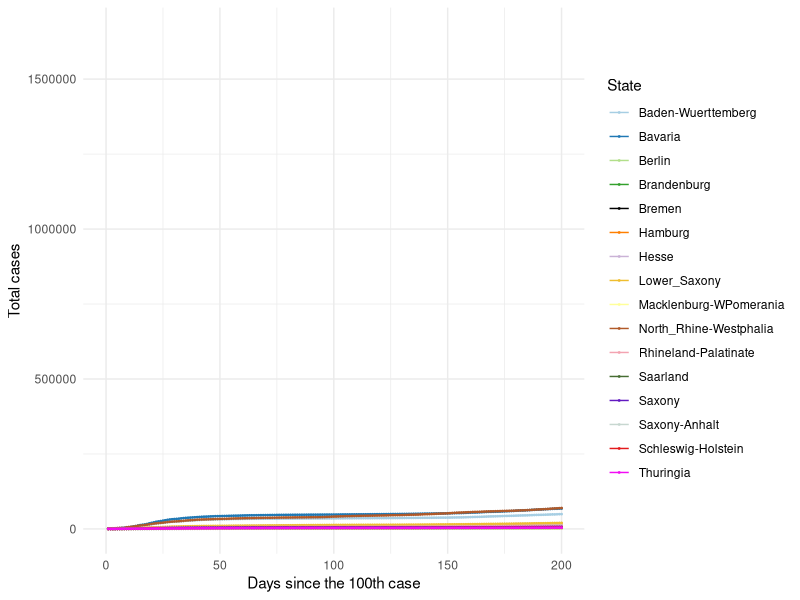
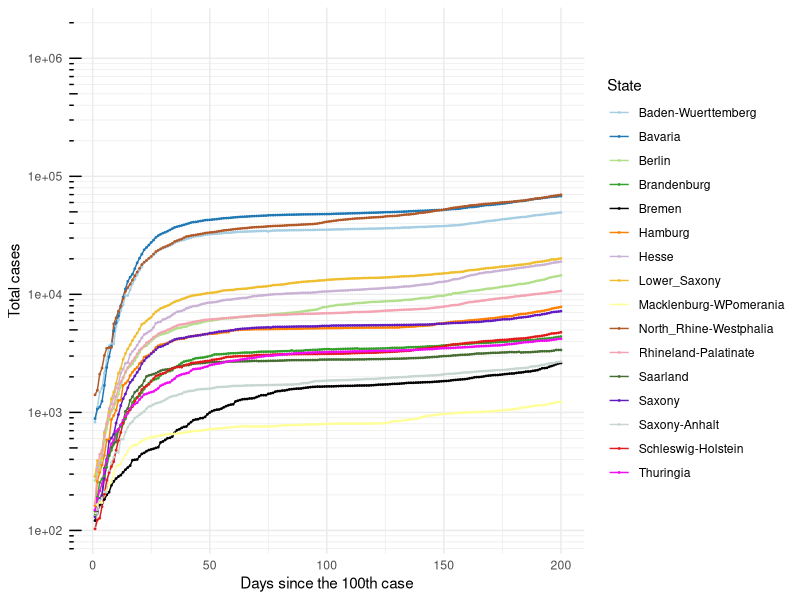
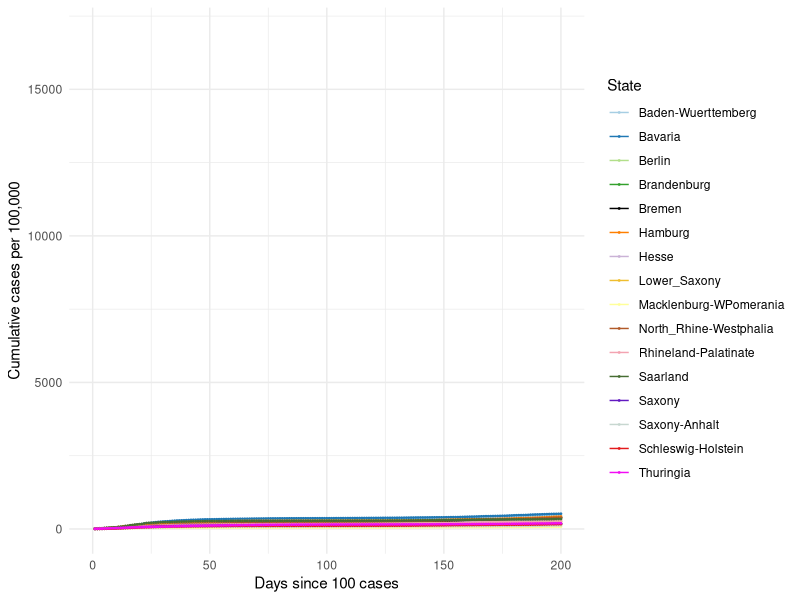
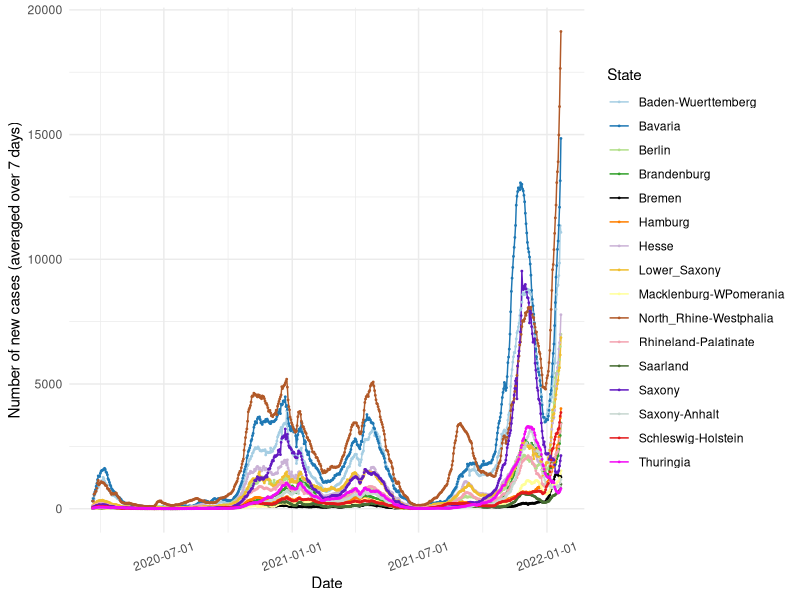
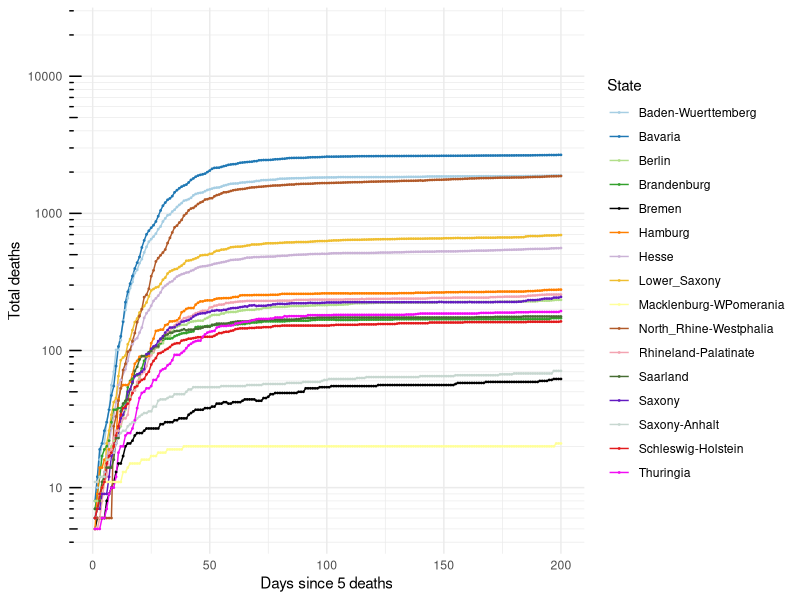
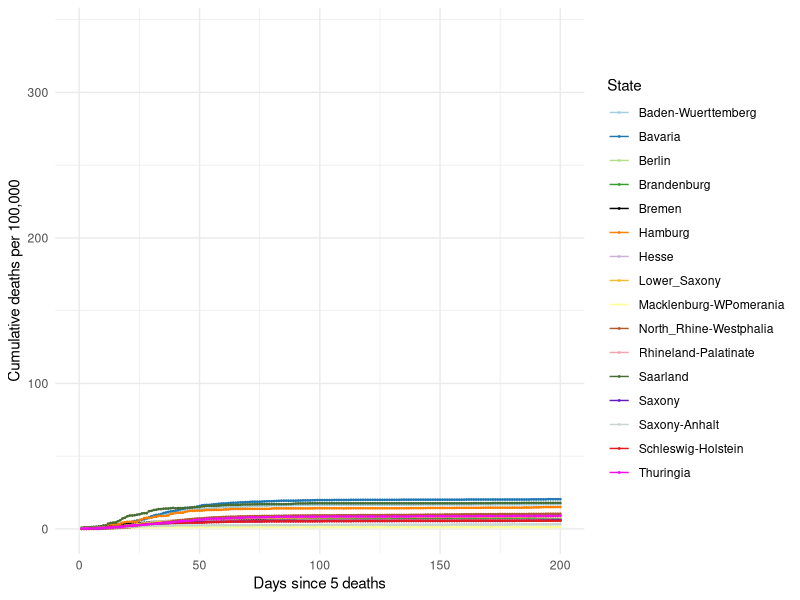
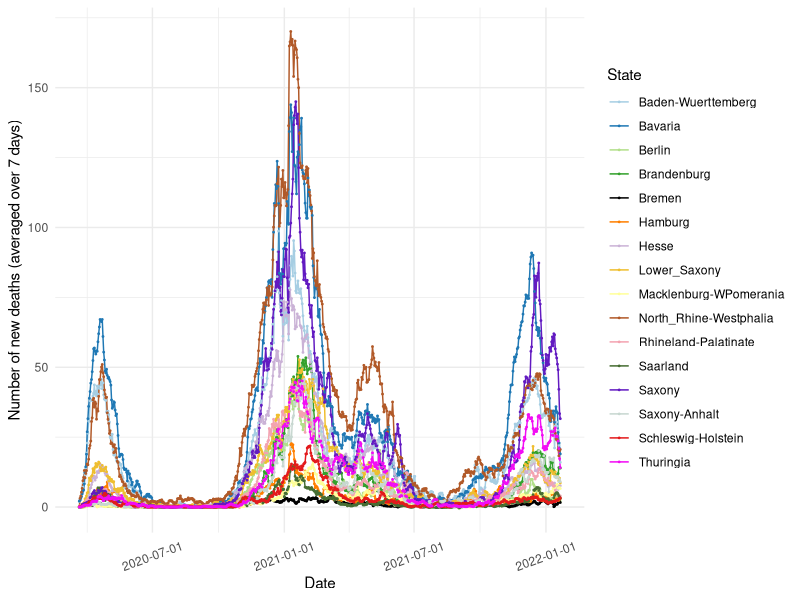

These figures' R source, in order:
## ---- chunk 1

knitr::opts_chunk$set(echo=TRUE, collapse = TRUE)

libload<-function(...) {
    libs<-unlist(list(...))
    req<-unlist(lapply(libs,require,character.only=TRUE))
    need<-libs[req==FALSE]
    if(length(need)>0){ 
        install.packages(need, repos = "https://ftp.fau.de/cran/")
        lapply(need, require, character.only=TRUE)
    }
}
packages <- c("data.table", "ggplot2", "dplyr", "stats", "RColorBrewer", "readr", "here", "scales")
libload(packages)


`%notin%` <- function(x,y) !(x %in% y) 
cumulative.cases <- read_csv(here("static", "data", "Germany10States.csv"))
germany.16states <- read_csv(here("static", "data", "Germany16States.csv"))

colors16 <- c('#A6CEE3', '#1F78B4', '#B2DF8A', '#33A02C',
              '#000000', '#FF7F00', '#CAB2D6', 
              '#EFBE2F', '#FFFF99', '#B15928', '#F3A3B1', '#466D32',
              '#621AC1', '#C7D7D0', '#E31A1C','#F20CF4', '#123456')

## ---- chunk 2

## 16 States with the highest cumulative cases ##
#################################################

#states.filter <- cumulative.cases[cumulative.cases$Days_100 > 0,]
#states.sel <- unique(states.filter$State)

# Choose all the data points for the selected countries starting from Days_100 > 0
#states.final <- cumulative.cases[cumulative.cases$Days_100 > 0,]
states.final <- germany.16states[germany.16states$Days_100 > 0,]

# Plot 1 == Linear scale for total number of cases
cum.plot <- ggplot(data=states.final, aes(x=Days_100, y=Total_Cases, group=State, color=State)) +
            geom_line() + geom_point(size = 0.3) +     
          #  scale_color_brewer(palette = 'Paired') + 
            scale_colour_manual(name= "State", values= colors16) +
            scale_x_continuous('Days since the 100th case', limits=c(0,200)) + 
            scale_y_continuous("Total cases") + 
            #ggtitle('Linear scale') +
            theme_minimal()

print(cum.plot) 

## ---- chunk 3

## Logarithmic scale ##
#######################

base_breaks <- function(n = 10){
  function(x) {
    axisTicks(log10(range(x, na.rm = TRUE)), log = TRUE, n = n)
  }
}

logbreaks <- 10^(-10:10)
logminor_breaks <- rep(1:9, 21)*(10^rep(-10:10, each=9))

cum.plot2 <- ggplot(data=states.final, aes(x=Days_100, y=Total_Cases, group=State, color=State)) +
             geom_line() + geom_point(size=0.3) + 
          #   scale_color_brewer(palette = 'Paired') +
             scale_colour_manual(name= "State", values= colors16) +
             scale_x_continuous(name='Days since the 100th case', limits=c(0,200)) + 
             scale_y_continuous(name="Total cases", trans = 'log10', breaks = logbreaks, minor_breaks = logminor_breaks) +
             annotation_logticks(sides="l") + 
             #ggtitle('Logarithmic scale') +
             theme_minimal()

print(cum.plot2)

## ---- chunk 4

#states16.filter <- germany.16states[germany.16states$Days_100 > 0,]
#states16.sel <- unique(states16.filter$State)

# Choose all the data points for the selected countries starting from Days_100 > 0 
#states16.final <- states16.filter[states16.filter$State %in% states16.sel & states16.filter$Days_100 > 0,]

states16.final <- germany.16states[germany.16states$Days_100 > 0,]

# Plot 1 == Linear scale for total number of cases
per100.plot <- ggplot(data=states16.final, aes(x=Days_100, y=Per100, group=State, color=State)) +
            geom_line() + geom_point(size = 0.3) + 
            # scale_color_brewer(palette = 'Paired') +
            scale_colour_manual(name= "State", values= colors16) +
            scale_x_continuous('Days since 100 cases', limits=c(0,200)) + 
            scale_y_continuous("Cumulative cases per 100,000") + 
            #ggtitle('Linear scale') +
            theme_minimal()

print(per100.plot)

## ---- chunk 5
#new.cases <- read_csv(here("static", "data", "GermanyNewCases10States.csv"))

new7days <- states.final[states.final$Avg_7days > 0,]
new7days$Dates <- as.Date(new7days$Dates)

newcase7.plot <- ggplot(data=new7days, aes(x=Dates, y=Avg_7days, group=State, color=State)) +
            geom_line() + geom_point(size = 0.3) + 
       #     scale_color_brewer(palette = 'Paired') +
            scale_colour_manual(name= "State", values= colors16) +
            scale_x_date(name='Date', labels=date_format('%Y-%m-%d')) + 
            scale_y_continuous(name="Number of new cases (averaged over 7 days)") + 
            #ggtitle('Linear scale') +
            theme_minimal() + theme(axis.text.x = element_text(angle=20, hjust=0.5, vjust=0.5))

print(newcase7.plot)
 
## ---- chunk 6
#num.deaths <- read_csv(here("static", "data", "GermanyTotalDeaths10States.csv"))

# Choose all the data points for the selected countries starting from Days_5 > 0
deaths.final <- states.final[states.final$DeathsDays_5 > 0,]

# Plot 1 == Linear scale for total number of cases
deaths.plot <- ggplot(data=deaths.final, aes(x=DeathsDays_5, y=Deaths, group=State, color=State)) +
   geom_line() + geom_point(size = 0.3) + 
  # scale_color_brewer(palette = 'Paired') +
   scale_colour_manual(name= "State", values= colors16) +
   scale_x_continuous('Days since 5 deaths', limits=c(0,200)) + 
   scale_y_continuous("Total deaths", trans = 'log10', breaks = logbreaks, 
                      minor_breaks = logminor_breaks) +
   annotation_logticks(sides="l") + 
   #ggtitle('Linear scale') +
   theme_minimal()

print(deaths.plot)

## ---- chunk 7

states16.final <- germany.16states[germany.16states$DeathsDays_5 > 0,]

# Plot 1 == Linear scale for total number of cases
deathper100.plot <- ggplot(data=states16.final, aes(x=DeathsDays_5, y=DeathPer100, group=State, color=State)) +
            geom_line() + geom_point(size = 0.3) + 
            # scale_color_brewer(palette = 'Paired') +
            scale_colour_manual(name= "State", values= colors16) +
            scale_x_continuous('Days since 5 deaths', limits=c(0,200)) + 
            scale_y_continuous("Cumulative deaths per 100,000") + 
            #ggtitle('Linear scale') +
            theme_minimal()

print(deathper100.plot)

## ---- chunk 8
#new.cases <- read_csv(here("static", "data", "GermanyNewCases10States.csv"))

states.final$Dates <- as.Date(states.final$Dates)
death7days <- states.final
death7days <- death7days[death7days$Dates > as.Date('2020-03-20'),]

death7days.plot <- ggplot(data=death7days, aes(x=Dates, y=Death_7days, group=State, color=State)) +
            geom_line() + geom_point(size = 0.3) + 
       #     scale_color_brewer(palette = 'Paired') +
            scale_colour_manual(name= "State", values= colors16) +
            scale_x_date(name='Date', labels=date_format('%Y-%m-%d')) + 
            scale_y_continuous(name="Number of new deaths (averaged over 7 days)") + 
           
            #ggtitle('Linear scale') +
            theme_minimal() + theme(axis.text.x = element_text(angle=20, hjust=0.5, vjust=0.5))

print(death7days.plot)
 
